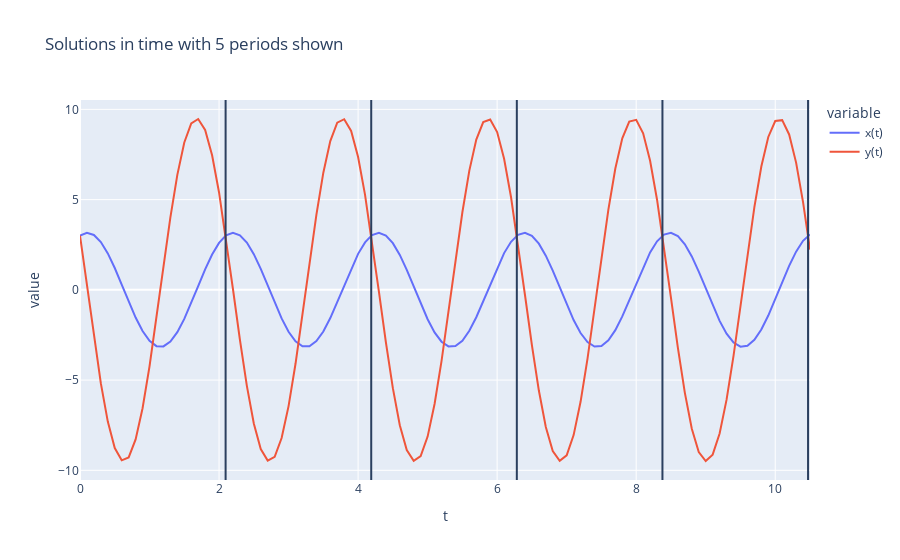

Notebook source saved alongside this figure:
### Code cell
p = 5 # p >= 1
L = p*(2*np.pi/3 + 0.01)
t = np.arange(0, L , 0.1)
x_t = np.sin(3*t) + 3*np.cos(3*t)
y_t = 3*np.cos(3*t) - 9*np.sin(3*t)

fig = px.line({'t': t, 'x(t)': x_t, 'y(t)':y_t}, x='t', y = ['x(t)', 'y(t)'], title = f'Solutions in time with {p} periods shown')
for i in range(1, p + 1):
    fig.add_vline(x = i*2*np.pi/3)
fig.show()

### Figure 1 — Plotly figure (JSON) as saved in the notebook; plotly's stock layout.template omitted (floating-point values rounded to 4 significant figures)
{"data": [{"hovertemplate": "variable=x(t)<br>t=%{x}<br>value=%{y}<extra></extra>", "legendgroup": "x(t)", "line": {"color": "#636efa", "dash": "solid"}, "marker": {"symbol": "circle"}, "mode": "lines", "name": "x(t)", "orientation": "v", "showlegend": true, "type": "scatter", "x": [0, 0.1, 0.2, 0.3, 0.4, 0.5, 0.6, 0.7, 0.8, 0.9, 1, 1.1, 1.2, 1.3, 1.4, 1.5, 1.6, 1.7, 1.8, 1.9, 2, 2.1, 2.2, 2.3, 2.4, 2.5, 2.6, 2.7, 2.8, 2.9, 3, 3.1, 3.2, 3.3, 3.4, 3.5, 3.6, 3.7, 3.8, 3.9, 4, 4.1, 4.2, 4.3, 4.4, 4.5, 4.6, 4.7, 4.8, 4.9, 5, 5.1, 5.2, 5.3, 5.4, 5.5, 5.6, 5.7, 5.8, 5.9, 6, 6.1, 6.2, 6.3, 6.4, 6.5, 6.6, 6.7, 6.8, 6.9, 7, 7.1, 7.2, 7.3, 7.4, 7.5, 7.6, 7.7, 7.8, 7.9, 8, 8.1, 8.2, 8.3, 8.4, 8.5, 8.6, 8.7, 8.8, 8.9, 9, 9.1, 9.2, 9.3, 9.4, 9.5, 9.6, 9.7, 9.8, 9.9, 10, 10.1, 10.2, 10.3, 10.4, 10.5], "xaxis": "x", "y": [3, 3.162, 3.041, 2.648, 2.019, 1.21, 0.2922, -0.6513, -1.537, -2.285, -2.829, -3.12, -3.133, -2.866, -2.342, -1.61, -0.7337, 0.2081, 1.131, 1.953, 2.601, 3.016, 3.162, 3.026, 2.619, 1.978, 1.16, 0.2393, -0.7033, -1.583, -2.321, -2.852, -3.128, -3.125, -2.843, -2.306, -1.564, -0.6818, 0.2611, 1.181, 1.995, 2.631, 3.032, 3.162, 3.01, 2.589, 1.936, 1.111, 0.1862, -0.755, -1.629, -2.357, -2.875, -3.136, -3.117, -2.819, -2.27, -1.517, -0.6298, 0.3141, 1.23, 2.036, 2.66, 3.047, 3.161, 2.993, 2.558, 1.894, 1.061, 0.1331, -0.8065, -1.674, -2.392, -2.897, -3.142, -3.107, -2.794, -2.232, -1.471, -0.5776, 0.367, 1.279, 2.076, 2.688, 3.06, 3.159, 2.975, 2.526, 1.851, 1.011, 0.07996, -0.8578, -1.719, -2.427, -2.917, -3.148, -3.097, -2.769, -2.194, -1.423, -0.5253, 0.4197, 1.327, 2.116, 2.716, 3.073], "yaxis": "y"}, {"hovertemplate": "variable=y(t)<br>t=%{x}<br>value=%{y}<extra></extra>", "legendgroup": "y(t)", "line": {"color": "#EF553B", "dash": "solid"}, "marker": {"symbol": "circle"}, "mode": "lines", "name": "y(t)", "orientation": "v", "showlegend": true, "type": "scatter", "x": [0, 0.1, 0.2, 0.3, 0.4, 0.5, 0.6, 0.7, 0.8, 0.9, 1, 1.1, 1.2, 1.3, 1.4, 1.5, 1.6, 1.7, 1.8, 1.9, 2, 2.1, 2.2, 2.3, 2.4, 2.5, 2.6, 2.7, 2.8, 2.9, 3, 3.1, 3.2, 3.3, 3.4, 3.5, 3.6, 3.7, 3.8, 3.9, 4, 4.1, 4.2, 4.3, 4.4, 4.5, 4.6, 4.7, 4.8, 4.9, 5, 5.1, 5.2, 5.3, 5.4, 5.5, 5.6, 5.7, 5.8, 5.9, 6, 6.1, 6.2, 6.3, 6.4, 6.5, 6.6, 6.7, 6.8, 6.9, 7, 7.1, 7.2, 7.3, 7.4, 7.5, 7.6, 7.7, 7.8, 7.9, 8, 8.1, 8.2, 8.3, 8.4, 8.5, 8.6, 8.7, 8.8, 8.9, 9, 9.1, 9.2, 9.3, 9.4, 9.5, 9.6, 9.7, 9.8, 9.9, 10, 10.1, 10.2, 10.3, 10.4, 10.5], "xaxis": "x", "y": [3, 0.2063, -2.606, -5.185, -7.301, -8.765, -9.446, -9.283, -8.291, -6.559, -4.24, -1.543, 1.292, 4.012, 6.373, 8.165, 9.228, 9.466, 8.859, 7.46, 5.395, 2.848, 0.04683, -2.759, -5.318, -7.402, -8.825, -9.46, -9.249, -8.213, -6.442, -4.097, -1.385, 1.45, 4.156, 6.491, 8.245, 9.264, 9.454, 8.801, 7.361, 5.263, 2.696, -0.1127, -2.911, -5.449, -7.501, -8.882, -9.47, -9.212, -8.132, -6.324, -3.952, -1.227, 1.608, 4.299, 6.606, 8.323, 9.297, 9.44, 8.74, 7.259, 5.13, 2.542, -0.2722, -3.062, -5.579, -7.597, -8.937, -9.478, -9.173, -8.048, -6.205, -3.807, -1.069, 1.765, 4.44, 6.72, 8.399, 9.327, 9.423, 8.677, 7.155, 4.995, 2.388, -0.4316, -3.213, -5.707, -7.692, -8.989, -9.484, -9.131, -7.963, -6.083, -3.66, -0.9101, 1.921, 4.581, 6.831, 8.472, 9.355, 9.403, 8.611, 7.05, 4.859, 2.234], "yaxis": "y"}], "layout": {"autosize": true, "legend": {"title": {"text": "variable"}, "tracegroupgap": 0}, "shapes": [{"type": "line", "x0": 2.094, "x1": 2.094, "xref": "x", "y0": 0, "y1": 1, "yref": "y domain"}, {"type": "line", "x0": 4.189, "x1": 4.189, "xref": "x", "y0": 0, "y1": 1, "yref": "y domain"}, {"type": "line", "x0": 6.283, "x1": 6.283, "xref": "x", "y0": 0, "y1": 1, "yref": "y domain"}, {"type": "line", "x0": 8.378, "x1": 8.378, "xref": "x", "y0": 0, "y1": 1, "yref": "y domain"}, {"type": "line", "x0": 10.47, "x1": 10.47, "xref": "x", "y0": 0, "y1": 1, "yref": "y domain"}], "title": {"text": "Solutions in time with 5 periods shown"}, "xaxis": {"anchor": "y", "autorange": true, "domain": [0, 1], "range": [0, 10.5], "title": {"text": "t"}, "type": "linear"}, "yaxis": {"anchor": "x", "autorange": true, "domain": [0, 1], "range": [-10.54, 10.52], "title": {"text": "value"}, "type": "linear"}}}
